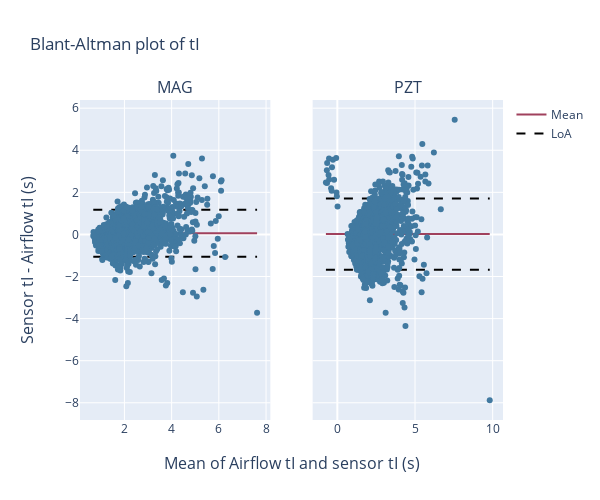
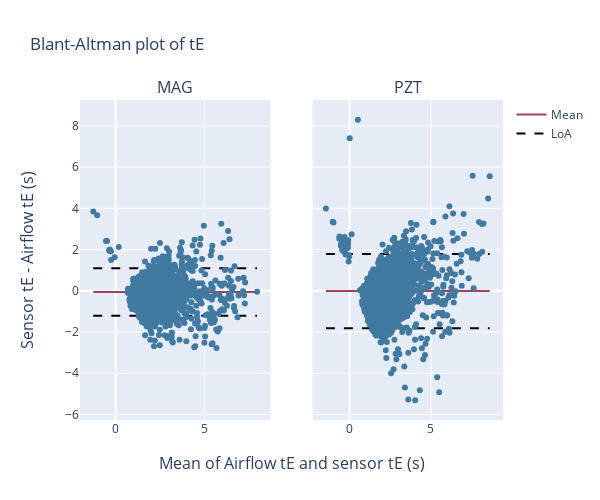
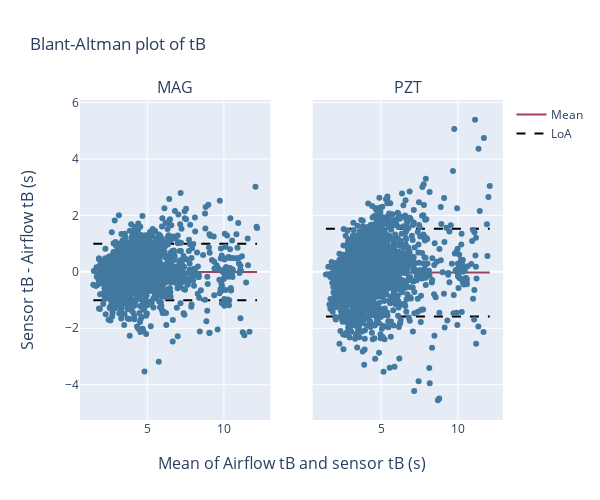

The cell these charts' notebook holds for them, in order:
### Code cell
activity = "UAL"
for metric in ["tI", "tE", "tB"]:
        bland_altman_plot(overview_all["MAG"][f"{metric} (s)"], overview_all["MAG"][f"{metric} airflow (s)"], overview_all["PZT"][f"{metric} (s)"], overview_all["PZT"][f"{metric} airflow (s)"], metric)
        #bland_altman_plot(overview_all_participants[activity]["MAG"][f"{metric} (s)"], overview_all_participants[activity]["MAG"][f"{metric} airflow (s)"], overview_all_participants[activity]["PZT"][f"{metric} (s)"], overview_all_participants[activity]["PZT"][f"{metric} airflow (s)"], metric, activity)

### Figure 1 — Plotly figure (JSON) as saved in the notebook; plotly's stock layout.template omitted (floating-point values rounded to 4 significant figures; data arrays with more than 128 entries replaced by an {"elided": "..."} marker saying what was removed)
{"data": [{"line": {"color": "#A0415D", "width": 2}, "mode": "lines", "name": "Mean", "showlegend": true, "type": "scatter", "x": [0.68, 7.62], "xaxis": "x", "y": [0.05618, 0.05618], "yaxis": "y"}, {"line": {"color": "black", "dash": "dash", "width": 2}, "mode": "lines", "name": "LoA", "showlegend": true, "type": "scatter", "x": [0.68, 7.62], "xaxis": "x", "y": [1.173, 1.173], "yaxis": "y"}, {"line": {"color": "black", "dash": "dash", "width": 2}, "mode": "lines", "showlegend": false, "type": "scatter", "x": [0.68, 7.62], "xaxis": "x", "y": [-1.061, -1.061], "yaxis": "y"}, {"marker": {"color": "#4179A0"}, "mode": "markers", "showlegend": false, "type": "scatter", "x": {"elided": "3360 float values"}, "xaxis": "x", "y": {"elided": "3360 float values"}, "yaxis": "y"}, {"line": {"color": "#A0415D", "width": 2}, "mode": "lines", "name": "Mean", "showlegend": false, "type": "scatter", "x": [-0.735, 9.81], "xaxis": "x2", "y": [0.01486, 0.01486], "yaxis": "y2"}, {"line": {"color": "black", "dash": "dash", "width": 2}, "mode": "lines", "name": "LoA", "showlegend": false, "type": "scatter", "x": [-0.735, 9.81], "xaxis": "x2", "y": [1.708, 1.708], "yaxis": "y2"}, {"line": {"color": "black", "dash": "dash", "width": 2}, "mode": "lines", "showlegend": false, "type": "scatter", "x": [-0.735, 9.81], "xaxis": "x2", "y": [-1.679, -1.679], "yaxis": "y2"}, {"marker": {"color": "#4179A0"}, "mode": "markers", "showlegend": false, "type": "scatter", "x": {"elided": "3296 float values"}, "xaxis": "x2", "y": {"elided": "3296 float values"}, "yaxis": "y2"}], "layout": {"annotations": [{"font": {"size": 16}, "showarrow": false, "text": "MAG", "x": 0.225, "xanchor": "center", "xref": "paper", "y": 1, "yanchor": "bottom", "yref": "paper"}, {"font": {"size": 16}, "showarrow": false, "text": "PZT", "x": 0.775, "xanchor": "center", "xref": "paper", "y": 1, "yanchor": "bottom", "yref": "paper"}, {"font": {"size": 16}, "showarrow": false, "text": "Mean of Airflow tI and sensor tI (s)", "x": 0.5, "xanchor": "center", "xref": "paper", "y": 0, "yanchor": "top", "yref": "paper", "yshift": -30}, {"font": {"size": 16}, "showarrow": false, "text": "Sensor tI - Airflow tI (s)", "textangle": -90, "x": 0, "xanchor": "right", "xref": "paper", "xshift": -40, "y": 0.5, "yanchor": "middle", "yref": "paper"}], "height": 500, "title": {"text": "Blant-Altman plot of tI"}, "width": 600, "xaxis": {"anchor": "y", "domain": [0, 0.45]}, "xaxis2": {"anchor": "y2", "domain": [0.55, 1]}, "yaxis": {"anchor": "x", "domain": [0, 1], "showticklabels": true}, "yaxis2": {"anchor": "x2", "domain": [0, 1], "matches": "y", "showticklabels": false}}}

### Figure 2 — Plotly figure (JSON) as saved in the notebook; plotly's stock layout.template omitted (floating-point values rounded to 4 significant figures; data arrays with more than 128 entries replaced by an {"elided": "..."} marker saying what was removed)
{"data": [{"line": {"color": "#A0415D", "width": 2}, "mode": "lines", "name": "Mean", "showlegend": true, "type": "scatter", "x": [-1.255, 7.95], "xaxis": "x", "y": [-0.05694, -0.05694], "yaxis": "y"}, {"line": {"color": "black", "dash": "dash", "width": 2}, "mode": "lines", "name": "LoA", "showlegend": true, "type": "scatter", "x": [-1.255, 7.95], "xaxis": "x", "y": [1.091, 1.091], "yaxis": "y"}, {"line": {"color": "black", "dash": "dash", "width": 2}, "mode": "lines", "showlegend": false, "type": "scatter", "x": [-1.255, 7.95], "xaxis": "x", "y": [-1.205, -1.205], "yaxis": "y"}, {"marker": {"color": "#4179A0"}, "mode": "markers", "showlegend": false, "type": "scatter", "x": {"elided": "3358 float values"}, "xaxis": "x", "y": {"elided": "3358 float values"}, "yaxis": "y"}, {"line": {"color": "#A0415D", "width": 2}, "mode": "lines", "name": "Mean", "showlegend": false, "type": "scatter", "x": [-1.455, 8.62], "xaxis": "x2", "y": [-0.01448, -0.01448], "yaxis": "y2"}, {"line": {"color": "black", "dash": "dash", "width": 2}, "mode": "lines", "name": "LoA", "showlegend": false, "type": "scatter", "x": [-1.455, 8.62], "xaxis": "x2", "y": [1.791, 1.791], "yaxis": "y2"}, {"line": {"color": "black", "dash": "dash", "width": 2}, "mode": "lines", "showlegend": false, "type": "scatter", "x": [-1.455, 8.62], "xaxis": "x2", "y": [-1.82, -1.82], "yaxis": "y2"}, {"marker": {"color": "#4179A0"}, "mode": "markers", "showlegend": false, "type": "scatter", "x": {"elided": "3282 float values"}, "xaxis": "x2", "y": {"elided": "3282 float values"}, "yaxis": "y2"}], "layout": {"annotations": [{"font": {"size": 16}, "showarrow": false, "text": "MAG", "x": 0.225, "xanchor": "center", "xref": "paper", "y": 1, "yanchor": "bottom", "yref": "paper"}, {"font": {"size": 16}, "showarrow": false, "text": "PZT", "x": 0.775, "xanchor": "center", "xref": "paper", "y": 1, "yanchor": "bottom", "yref": "paper"}, {"font": {"size": 16}, "showarrow": false, "text": "Mean of Airflow tE and sensor tE (s)", "x": 0.5, "xanchor": "center", "xref": "paper", "y": 0, "yanchor": "top", "yref": "paper", "yshift": -30}, {"font": {"size": 16}, "showarrow": false, "text": "Sensor tE - Airflow tE (s)", "textangle": -90, "x": 0, "xanchor": "right", "xref": "paper", "xshift": -40, "y": 0.5, "yanchor": "middle", "yref": "paper"}], "height": 500, "title": {"text": "Blant-Altman plot of tE"}, "width": 600, "xaxis": {"anchor": "y", "domain": [0, 0.45]}, "xaxis2": {"anchor": "y2", "domain": [0.55, 1]}, "yaxis": {"anchor": "x", "domain": [0, 1], "showticklabels": true}, "yaxis2": {"anchor": "x2", "domain": [0, 1], "matches": "y", "showticklabels": false}}}

### Figure 3 — Plotly figure (JSON) as saved in the notebook; plotly's stock layout.template omitted (floating-point values rounded to 4 significant figures; data arrays with more than 128 entries replaced by an {"elided": "..."} marker saying what was removed)
{"data": [{"line": {"color": "#A0415D", "width": 2}, "mode": "lines", "name": "Mean", "showlegend": true, "type": "scatter", "x": [1.47, 12.16], "xaxis": "x", "y": [-0.00538, -0.00538], "yaxis": "y"}, {"line": {"color": "black", "dash": "dash", "width": 2}, "mode": "lines", "name": "LoA", "showlegend": true, "type": "scatter", "x": [1.47, 12.16], "xaxis": "x", "y": [0.9998, 0.9998], "yaxis": "y"}, {"line": {"color": "black", "dash": "dash", "width": 2}, "mode": "lines", "showlegend": false, "type": "scatter", "x": [1.47, 12.16], "xaxis": "x", "y": [-1.011, -1.011], "yaxis": "y"}, {"marker": {"color": "#4179A0"}, "mode": "markers", "showlegend": false, "type": "scatter", "x": {"elided": "3264 float values"}, "xaxis": "x", "y": {"elided": "3264 float values"}, "yaxis": "y"}, {"line": {"color": "#A0415D", "width": 2}, "mode": "lines", "name": "Mean", "showlegend": false, "type": "scatter", "x": [1.405, 12.07], "xaxis": "x2", "y": [-0.02365, -0.02365], "yaxis": "y2"}, {"line": {"color": "black", "dash": "dash", "width": 2}, "mode": "lines", "name": "LoA", "showlegend": false, "type": "scatter", "x": [1.405, 12.07], "xaxis": "x2", "y": [1.532, 1.532], "yaxis": "y2"}, {"line": {"color": "black", "dash": "dash", "width": 2}, "mode": "lines", "showlegend": false, "type": "scatter", "x": [1.405, 12.07], "xaxis": "x2", "y": [-1.579, -1.579], "yaxis": "y2"}, {"marker": {"color": "#4179A0"}, "mode": "markers", "showlegend": false, "type": "scatter", "x": {"elided": "3172 float values"}, "xaxis": "x2", "y": {"elided": "3172 float values"}, "yaxis": "y2"}], "layout": {"annotations": [{"font": {"size": 16}, "showarrow": false, "text": "MAG", "x": 0.225, "xanchor": "center", "xref": "paper", "y": 1, "yanchor": "bottom", "yref": "paper"}, {"font": {"size": 16}, "showarrow": false, "text": "PZT", "x": 0.775, "xanchor": "center", "xref": "paper", "y": 1, "yanchor": "bottom", "yref": "paper"}, {"font": {"size": 16}, "showarrow": false, "text": "Mean of Airflow tB and sensor tB (s)", "x": 0.5, "xanchor": "center", "xref": "paper", "y": 0, "yanchor": "top", "yref": "paper", "yshift": -30}, {"font": {"size": 16}, "showarrow": false, "text": "Sensor tB - Airflow tB (s)", "textangle": -90, "x": 0, "xanchor": "right", "xref": "paper", "xshift": -40, "y": 0.5, "yanchor": "middle", "yref": "paper"}], "height": 500, "title": {"text": "Blant-Altman plot of tB"}, "width": 600, "xaxis": {"anchor": "y", "domain": [0, 0.45]}, "xaxis2": {"anchor": "y2", "domain": [0.55, 1]}, "yaxis": {"anchor": "x", "domain": [0, 1], "showticklabels": true}, "yaxis2": {"anchor": "x2", "domain": [0, 1], "matches": "y", "showticklabels": false}}}
